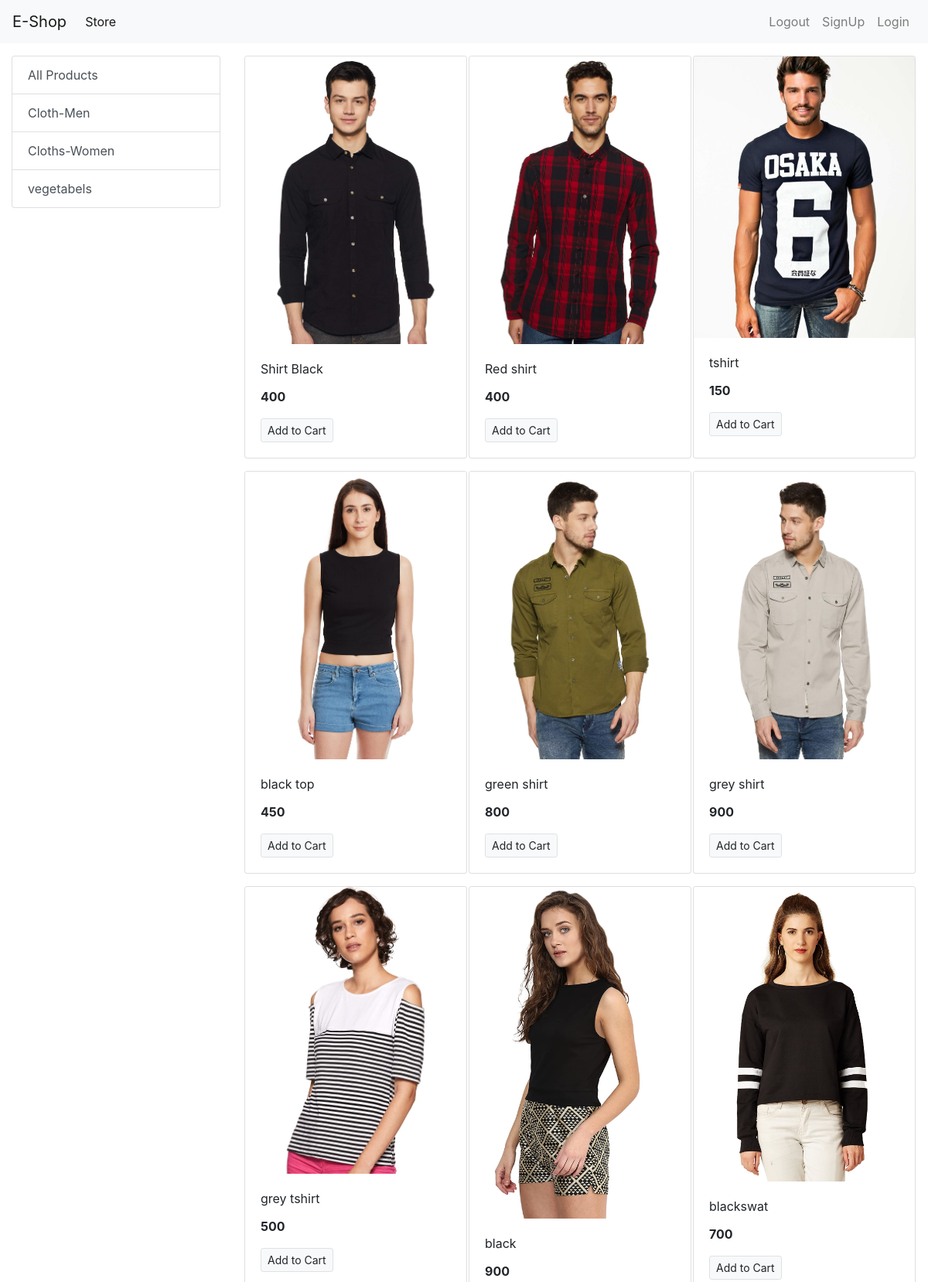
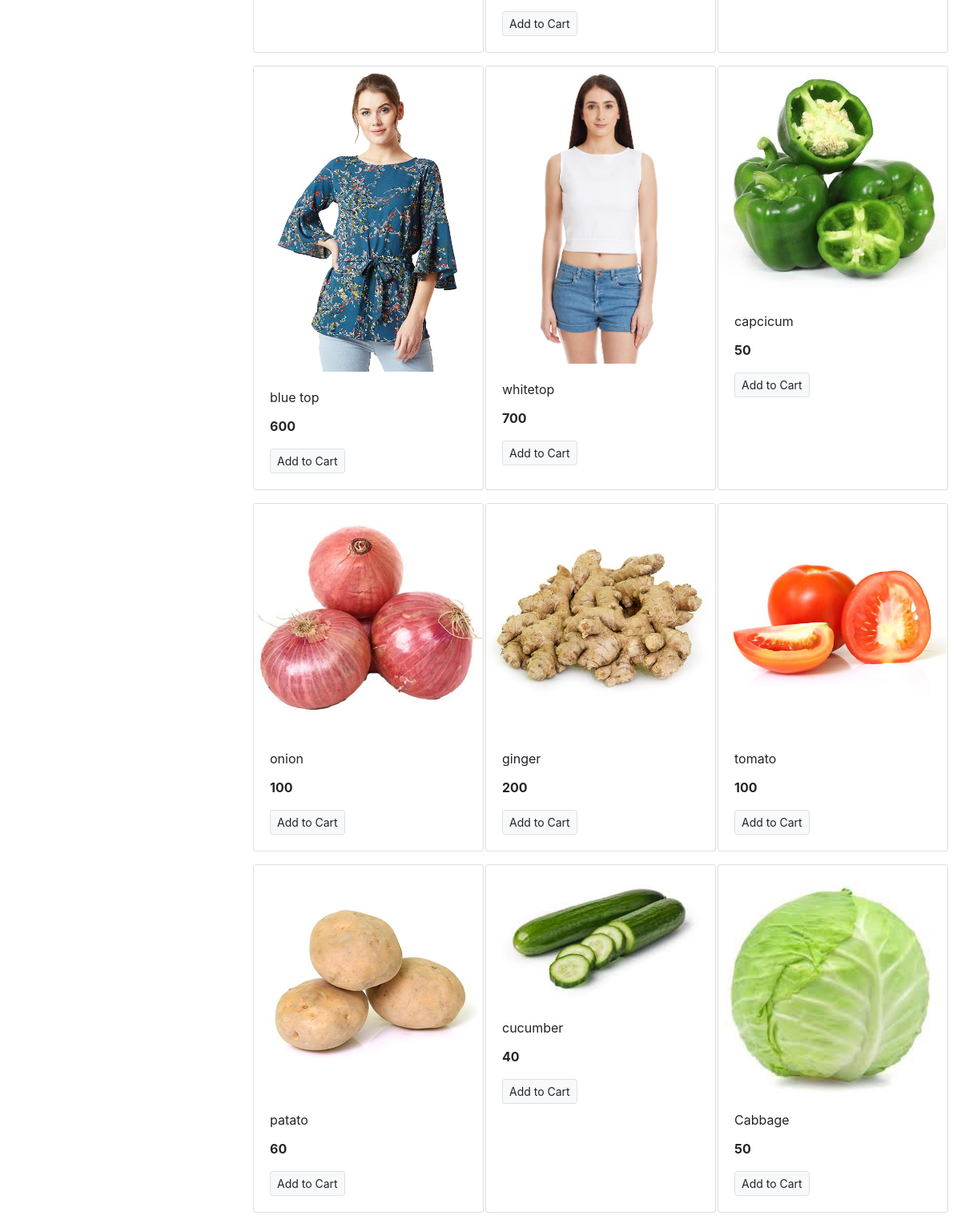
The page / (upper part) on the database its author committed (2 pictures, top to bottom).
### store/models/category.py (models this page shows, shortened)
class Category(models.Model):
    name = models.CharField(max_length=20)
    @staticmethod
    def get_all_categories():
        return Category.objects.all()

### store/models/product.py (models this page shows, shortened)
class Product(models.Model):
    name = models.CharField(max_length=50)
    price = models.IntegerField(default=0)
    category = models.ForeignKey(Category,on_delete=models.CASCADE,default=1)
    description = models.CharField(max_length=200,default='',null=True,blank=True)
    image = models.ImageField(upload_to='Uploads/products/')
    @staticmethod
    def get_all_products():
        return Product.objects.all()

### store/views.py (the view)
# urls.py: path('',index,name='homepage'),
def index(request):
    products = None
    categories =Category.get_all_categories()
    categoryID= request.GET.get('category')
    if categoryID:
        products=Product.get_all_products_by_categoryid(categoryID)
    else:
        products=Product.get_all_products()
    data= {}
    data['products']= products
    data['categories']= categories
    return render(request,'index.html',data)

### store/templates/index.html
{% extends 'base.html' %}
{% block content %}
<div class="container-fluid mt-3">
  <div class="row">
    <div class="col-lg-3 mx-auto">
      <div class="list-group">
        <a href="/" class="list-group-item list-group-item-action ">All Products</a>
        {% for category in categories %}
        <a href="/?category={{category.id}}" class="list-group-item list-group-item-action ">{{category.name}}</a>
        {% endfor %}
      </div>
    </div>
    <div id="products" class="col-lg-9 mx-auto">
      <div class="row mx-auto">
        {% for product in products %}
        <div class="card mx-auto mb-3" style="width: 18rem;">
          <img class="card-img-top" src="{{product.image.url}}" alt="Card image cap">
          <div class="card-body">
            <p class="card-title">{{product.name}}</p>
            <p class="card-text"><b>{{product.price}}</b></p>
            <a href="#" class="btn btn-light border btn-sm">Add to Cart</a>
          </div>
        </div>
        {% endfor %}
      </div>
    </div>
  </div>
</div>
{% endblock %}

### rows shown on the page
Category: name "Cloth-Men"
Category: name "Cloths-Women"
Category: name "vegetabels"
Product: image (picture), name "Shirt Black", price "400"
Product: image (picture), name "Red shirt", price "400"
Product: image (picture), name "tshirt", price "150"
Product: image (picture), name "black top", price "450"
Product: image (picture), name "green shirt", price "800"
Product: image (picture), name "grey shirt", price "900"
Product: image (picture), name "grey tshirt", price "500"
Product: image (picture), name "black", price "900"
Product: image (picture), name "blackswat", price "700"
Product: image (picture), name "blue top", price "600"
Product: image (picture), name "whitetop", price "700"
Product: image (picture), name "capcicum", price "50"
Product: image (picture), name "onion", price "100"
Product: image (picture), name "ginger", price "200"
Product: image (picture), name "tomato", price "100"
Product: image (picture), name "patato", price "60"
Product: image (picture), name "cucumber", price "40"
Product: image (picture), name "Cabbage", price "50"
